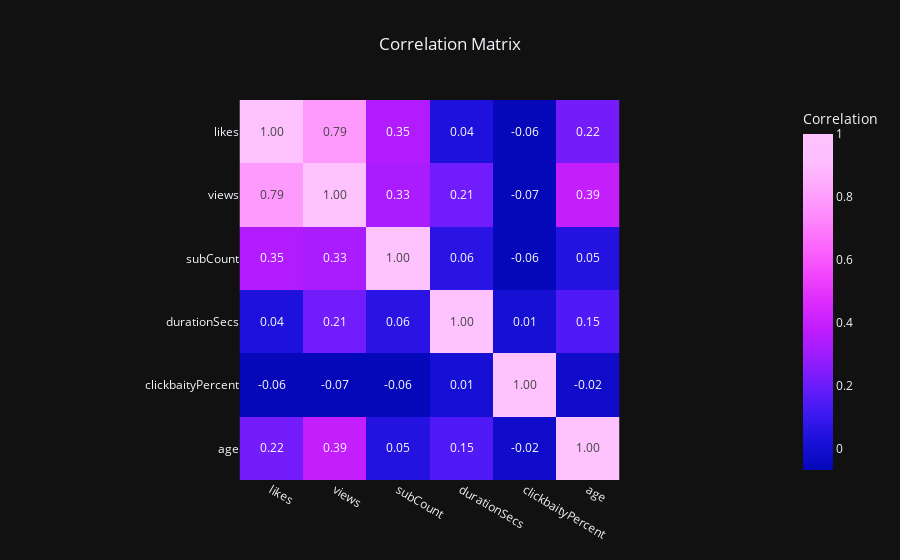

The notebook cell saved with this chart:
### Code cell
corr_matrix = df[
    ["likes", "views", "subCount", "durationSecs", "clickbaityPercent", "age"]
].corr()

fig = px.imshow(
    corr_matrix,
    x=corr_matrix.columns,
    y=corr_matrix.columns,
    color_continuous_scale="plotly3",
    title="Correlation Matrix",
    labels=dict(color="Correlation"),
    text_auto=".2f",
)

fig.update_layout(
    title_x=0.5,
    xaxis_showgrid=False,
    yaxis_showgrid=False,
    yaxis_autorange="reversed",
)

fig.show()

### Figure 1 — Plotly figure (JSON) as saved in the notebook; plotly's stock layout.template omitted (floating-point values rounded to 4 significant figures)
{"data": [{"coloraxis": "coloraxis", "hovertemplate": "x: %{x}<br>y: %{y}<br>Correlation: %{z}<extra></extra>", "name": "0", "texttemplate": "%{z:.2f}", "type": "heatmap", "x": ["likes", "views", "subCount", "durationSecs", "clickbaityPercent", "age"], "xaxis": "x", "y": ["likes", "views", "subCount", "durationSecs", "clickbaityPercent", "age"], "yaxis": "y", "z": [[1, 0.7852, 0.3488, 0.03595, -0.06159, 0.2188], [0.7852, 1, 0.3289, 0.2102, -0.06666, 0.3921], [0.3488, 0.3289, 1, 0.06289, -0.06044, 0.05143], [0.03595, 0.2102, 0.06289, 1, 0.01082, 0.1476], [-0.06159, -0.06666, -0.06044, 0.01082, 1, -0.01879], [0.2188, 0.3921, 0.05143, 0.1476, -0.01879, 1]]}], "layout": {"coloraxis": {"colorbar": {"title": {"text": "Correlation"}}, "colorscale": [[0, "#0508b8"], [0.08333, "#1910d8"], [0.1667, "#3c19f0"], [0.25, "#6b1cfb"], [0.3333, "#981cfd"], [0.4167, "#bf1cfd"], [0.5, "#dd2bfd"], [0.5833, "#f246fe"], [0.6667, "#fc67fd"], [0.75, "#fe88fc"], [0.8333, "#fea5fd"], [0.9167, "#febefe"], [1, "#fec3fe"]]}, "title": {"text": "Correlation Matrix", "x": 0.5}, "xaxis": {"anchor": "y", "constrain": "domain", "domain": [0, 1], "scaleanchor": "y", "showgrid": false}, "yaxis": {"anchor": "x", "autorange": "reversed", "constrain": "domain", "domain": [0, 1], "showgrid": false}}}
